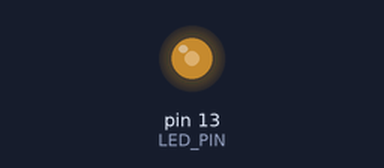
Recording of a sketch running on a simulated Arduino Uno, built with avr-gcc and run on an emulated ATmega328P. Parts: output pins drawn as LEDs (lit = HIGH).

Above: at 0.1 s.
Timing chart, 0 to 1.6 s (numbered marks = the images above):
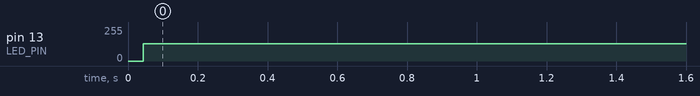

The sketch:

sketch.ino
```cpp
#define LED_PIN 13

void setup() {
    pinMode(LED_PIN, OUTPUT);
}

void loop() {
    pulse(LED_PIN, 1000, 1000);
}

void pulse(int pin, int onTime, int offTime) {
    digitalWrite(pin, HIGH);
    delayMicroseconds(onTime);
    digitalWrite(pin, LOW);
    delayMicroseconds(offTime);
}
```

Measured:
- by itself, pin 13 (LED_PIN): 0/255 → 128/255 at 0.04 s
